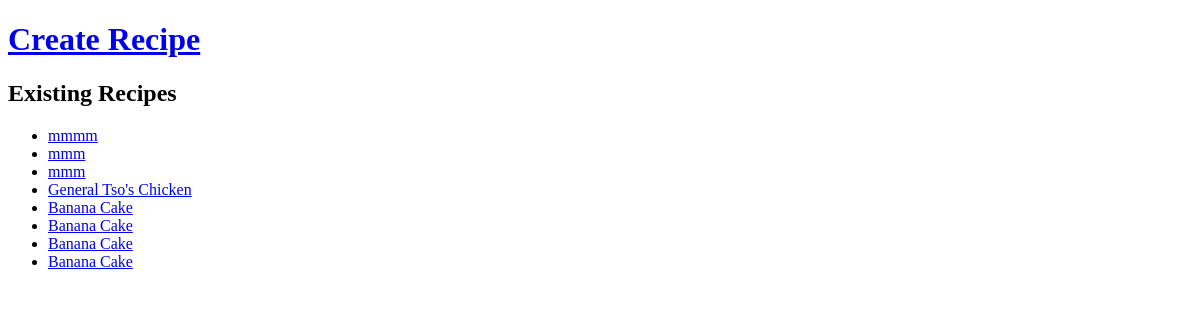
Before: /recipes/ with the older database file.
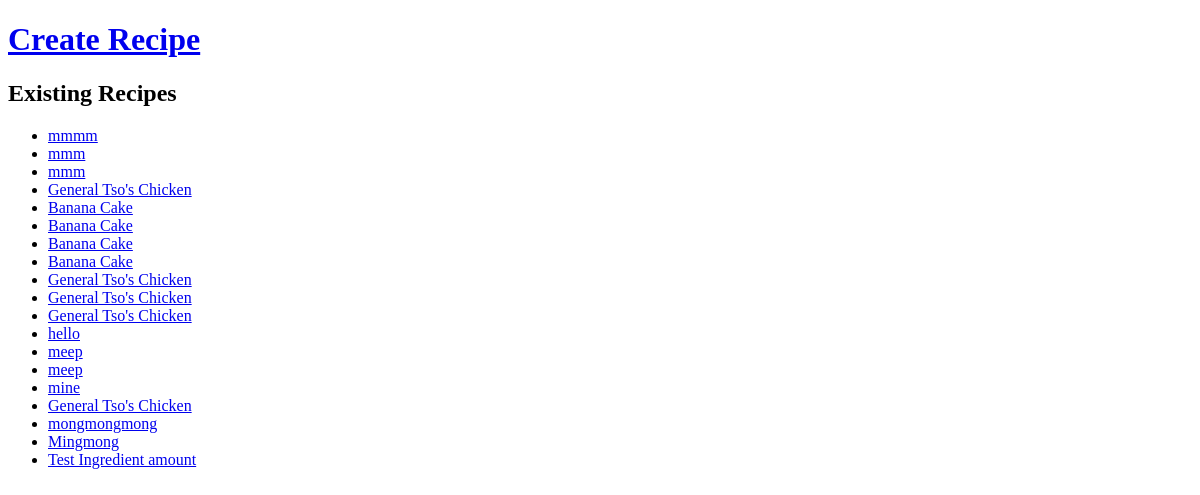
After: the same page with the newer database file.
### recipes/models.py (models this page shows, shortened)
class RecipeCard(models.Model):
    recipe_name = models.CharField(max_length=200)
    source = models.CharField(max_length=200)
    prep_time = models.DurationField()
    cooking_time = models.DurationField()
    servings = models.IntegerField()

### recipes/views.py (the view)
class IndexView(generic.ListView):
    model = RecipeCard
    template_name = 'recipes/recipe_index.html'
    context_object_name = 'recipes'

### recipes/templates/recipes/recipe_index.html
{% extends 'recipes/base.html' %}
{% block content %}
<h1><a href = "{% url 'recipes:create_recipe' %}">Create Recipe</a></h1>
<h2>Existing Recipes</h2>
<ul>
    {% for recipe in recipes %}
        <li><a href = "{% url 'recipes:display_recipe' recipe.id %}">{{ recipe.recipe_name }}</a></li>
    {% endfor %}
</ul>
{% endblock content %}

### recipes/templates/recipes/base.html (shortened to what this page needs)
<!DOCTYPE html>
<html>
    <head>
    </head>
    <body>
    {% block content %}
    {% endblock content %}
    </body>
</html>

Changed rows visible on the page:
added RecipeCard: recipe_name "General Tso's Chicken"
added RecipeCard: recipe_name "General Tso's Chicken"
added RecipeCard: recipe_name "General Tso's Chicken"
added RecipeCard: recipe_name "hello"
added RecipeCard: recipe_name "meep"
added RecipeCard: recipe_name "meep"
added RecipeCard: recipe_name "mine"
added RecipeCard: recipe_name "General Tso's Chicken"
added RecipeCard: recipe_name "mongmongmong"
added RecipeCard: recipe_name "Mingmong"
added RecipeCard: recipe_name "Test Ingredient amount"
